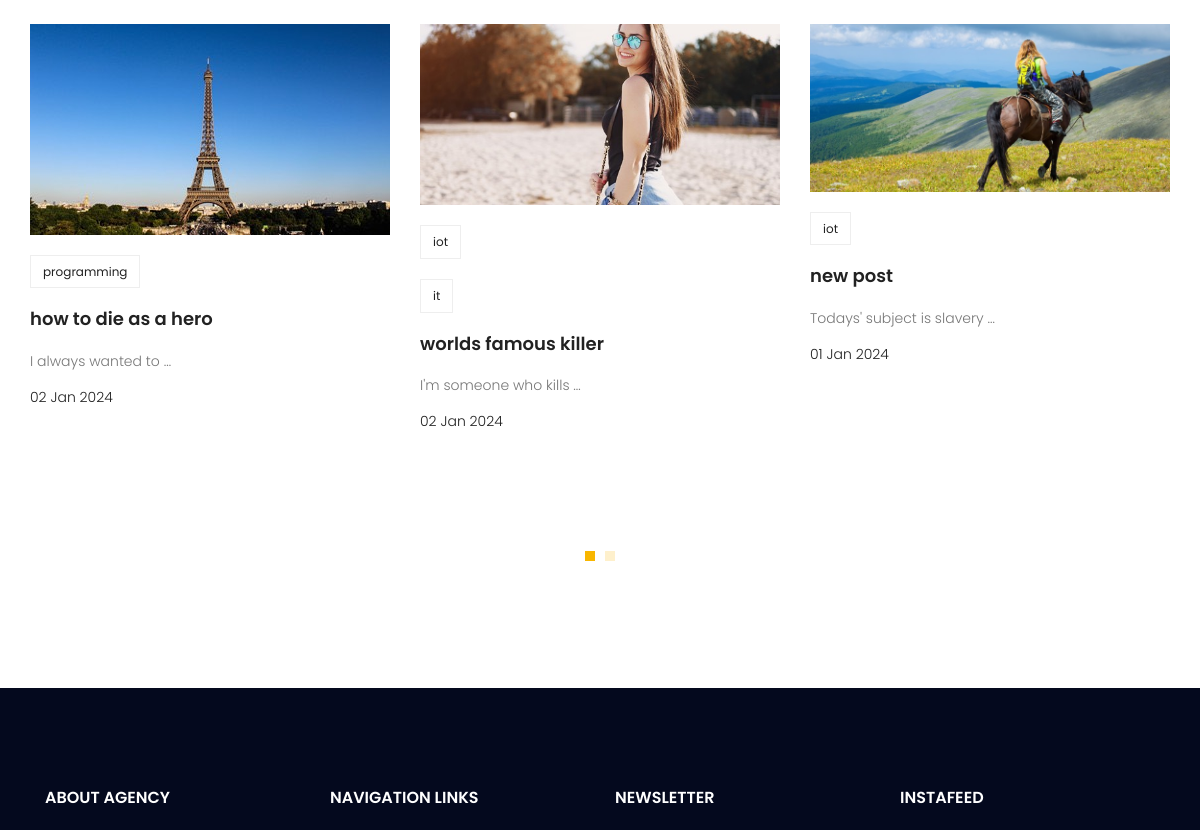
Before: / (middle part) with the older database file.
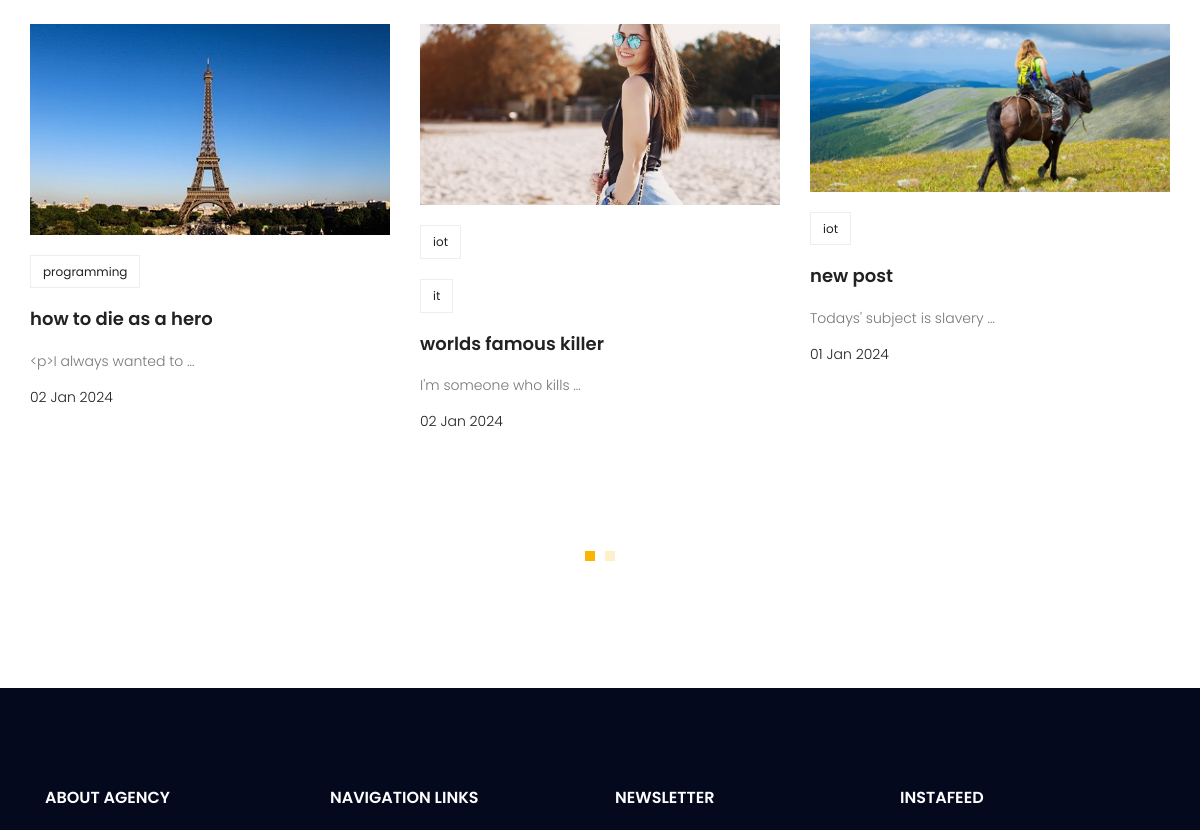
After: the same page with the newer database file.
### blog/models.py (models this page shows, shortened)
class Post (models.Model):
    image=models.ImageField(upload_to='blog/',default='blog/defalt.jpg')
    author=models.ForeignKey(User,on_delete=models.SET_NULL,null=True)
    title=models.CharField(max_length=255)
    content=models.TextField()
    tags = TaggableManager()
    category=models.ManyToManyField(Category)
    counted_views=models.IntegerField(default=0)
    status=models.BooleanField(default=False)
    published_date=models.DateTimeField(null=True)
    created_date=models.DateTimeField(auto_now_add=True)
    updated_date=models.DateTimeField(auto_now=True)
    class Meta:
        ordering=('created_date',)

### website/views.py (the view)
# urls.py: path('',index_view, name='index'),
def index_view(request):
    return render(request,'website/index.html')

### blog/templatetags/blog_tags.py (called while the page is built)
@register.inclusion_tag('website/popular-posts.html')
def latest_posts_index():
    posts = Post.objects.filter(status=1,published_date__lte=timezone.now()).order_by('-published_date')[:6]
    return {'posts': posts}

### templates/website/index.html (shortened to what this page needs)
{% extends 'base.html' %}
{% load static %}
{% load blog_tags %}
{% block content %}
<section class="recent-blog-area section-gap">
	<div class="container">
		<div class="row d-flex justify-content-center">
			<div class="menu-content pb-60 col-lg-9">
			</div>
		</div>
		<div class="row">
			<div class="active-recent-blog-carusel">
				{% latest_posts_index %}
			</div>
		</div>
	</div>
</section>
{% endblock %}

### templates/website/popular-posts.html
{% load static %}
{% for post in posts %}
<div class="single-recent-blog-post item">
    <div class="thumb">
        <div>
            <img class="img-fluid" src="{{post.image.url}}" alt="">
        </div>
        <div class="details">
            {% for cat in post.category.all %}
            <div class="tags">
                <ul>
                    <li>
                        <a href="{% url 'blog:category' cat_name=cat.name %}">{{cat.name}}</a>{% if notforloop.last %},{% endif %}
                    </li>
                </ul>
            </div>
            {% endfor %}
            <a href="{% url 'blog:single' pid=post.id %}">
                <h4 class="title">{{post.title}}</h4>
            </a>
            <p>
                {{post.content|truncatewords:4}}
            </p>
            <h6 class="date">{{post.published_date|date:"d M Y"}}</h6>
        </div>
    </div>
</div>
{% endfor %}

Changed rows visible on the page:
changed Post "how to die as a hero": content "I always wanted to …" → "<p>I always wanted to …"
